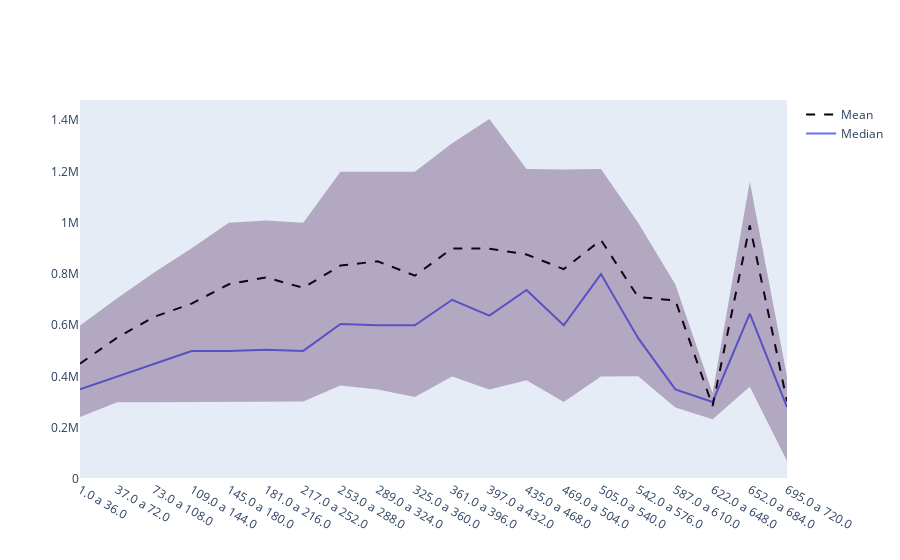

The notebook cell this image was saved under:
### Code cell
marginal_dependency_plot(esi, sueldo_col_name, 'meses_empleo', lower_q=.2, upper_q=.8, is_categorical=False, categories_recall_pct=1, bins=20);
